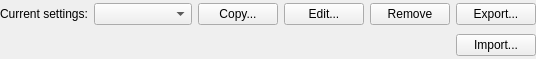
<?xml version="1.0" encoding="UTF-8"?>
<ui version="4.0">
 <class>TextEditor::Internal::CodeStyleSelectorWidget</class>
 <widget class="QWidget" name="TextEditor::Internal::CodeStyleSelectorWidget">
  <property name="geometry">
   <rect>
    <x>0</x>
    <y>0</y>
    <width>536</width>
    <height>59</height>
   </rect>
  </property>
  <property name="windowTitle">
   <string/>
  </property>
  <layout class="QGridLayout" name="gridLayout">
   <property name="margin">
    <number>0</number>
   </property>
   <item row="0" column="0">
    <layout class="QHBoxLayout" name="horizontalLayout">
     <item>
      <widget class="QLabel" name="label">
       <property name="text">
        <string>Current settings:</string>
       </property>
      </widget>
     </item>
     <item>
      <widget class="QComboBox" name="delegateComboBox">
       <property name="sizePolicy">
        <sizepolicy hsizetype="Expanding" vsizetype="Fixed">
         <horstretch>0</horstretch>
         <verstretch>0</verstretch>
        </sizepolicy>
       </property>
      </widget>
     </item>
    </layout>
   </item>
   <item row="0" column="1">
    <widget class="QPushButton" name="copyButton">
     <property name="text">
      <string>Copy...</string>
     </property>
    </widget>
   </item>
   <item row="0" column="2">
    <widget class="QPushButton" name="editButton">
     <property name="text">
      <string>Edit...</string>
     </property>
    </widget>
   </item>
   <item row="0" column="3">
    <widget class="QPushButton" name="removeButton">
     <property name="text">
      <string>Remove</string>
     </property>
    </widget>
   </item>
   <item row="0" column="4">
    <widget class="QPushButton" name="exportButton">
     <property name="text">
      <string>Export...</string>
     </property>
    </widget>
   </item>
   <item row="1" column="4">
    <widget class="QPushButton" name="importButton">
     <property name="text">
      <string>Import...</string>
     </property>
    </widget>
   </item>
  </layout>
 </widget>
 <tabstops>
  <tabstop>delegateComboBox</tabstop>
  <tabstop>copyButton</tabstop>
  <tabstop>editButton</tabstop>
  <tabstop>removeButton</tabstop>
  <tabstop>exportButton</tabstop>
 </tabstops>
 <resources/>
 <connections/>
</ui>
